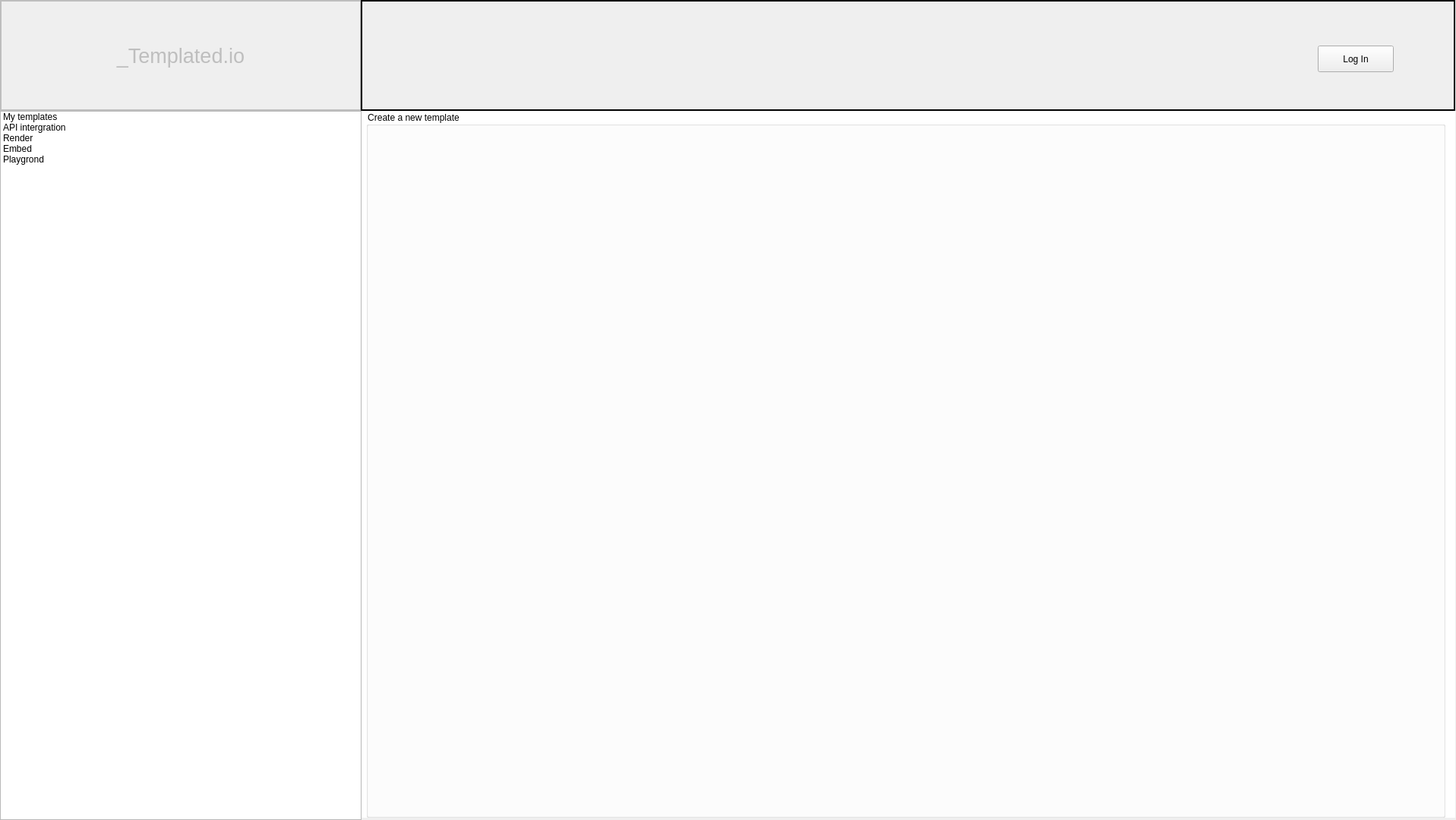
<?xml version="1.0" encoding="UTF-8"?>
<ui version="4.0">
 <class>MainWindow</class>
 <widget class="QMainWindow" name="MainWindow">
  <property name="geometry">
   <rect>
    <x>0</x>
    <y>0</y>
    <width>1917</width>
    <height>1080</height>
   </rect>
  </property>
  <property name="windowTitle">
   <string>MainWindow</string>
  </property>
  <widget class="QWidget" name="centralwidget">
   <widget class="QFrame" name="frame">
    <property name="enabled">
     <bool>false</bool>
    </property>
    <property name="geometry">
     <rect>
      <x>0</x>
      <y>0</y>
      <width>476</width>
      <height>146</height>
     </rect>
    </property>
    <property name="minimumSize">
     <size>
      <width>450</width>
      <height>120</height>
     </size>
    </property>
    <property name="maximumSize">
     <size>
      <width>476</width>
      <height>146</height>
     </size>
    </property>
    <property name="frameShape">
     <enum>QFrame::Box</enum>
    </property>
    <property name="frameShadow">
     <enum>QFrame::Plain</enum>
    </property>
    <property name="lineWidth">
     <number>2</number>
    </property>
    <property name="midLineWidth">
     <number>0</number>
    </property>
    <layout class="QHBoxLayout" name="horizontalLayout">
     <item>
      <widget class="QLabel" name="label_2">
       <property name="enabled">
        <bool>false</bool>
       </property>
       <property name="minimumSize">
        <size>
         <width>450</width>
         <height>120</height>
        </size>
       </property>
       <property name="font">
        <font>
         <pointsize>20</pointsize>
        </font>
       </property>
       <property name="text">
        <string>_Templated.io</string>
       </property>
       <property name="alignment">
        <set>Qt::AlignCenter</set>
       </property>
       <property name="wordWrap">
        <bool>false</bool>
       </property>
      </widget>
     </item>
    </layout>
   </widget>
   <widget class="QFrame" name="frame_2">
    <property name="enabled">
     <bool>true</bool>
    </property>
    <property name="geometry">
     <rect>
      <x>475</x>
      <y>0</y>
      <width>1441</width>
      <height>146</height>
     </rect>
    </property>
    <property name="frameShape">
     <enum>QFrame::Box</enum>
    </property>
    <property name="frameShadow">
     <enum>QFrame::Plain</enum>
    </property>
    <property name="lineWidth">
     <number>2</number>
    </property>
    <widget class="QPushButton" name="pushButton">
     <property name="geometry">
      <rect>
       <x>1260</x>
       <y>60</y>
       <width>100</width>
       <height>35</height>
      </rect>
     </property>
     <property name="text">
      <string>Log In</string>
     </property>
     <property name="icon">
      <iconset>
       <normaloff>../Downloads/IPR img/Icons/login.png</normaloff>../Downloads/IPR img/Icons/login.png</iconset>
     </property>
    </widget>
   </widget>
   <widget class="QStackedWidget" name="stackedWidget">
    <property name="geometry">
     <rect>
      <x>475</x>
      <y>146</y>
      <width>1441</width>
      <height>931</height>
     </rect>
    </property>
    <property name="styleSheet">
     <string notr="true">background-color: rgb(255, 255, 255);</string>
    </property>
    <widget class="QWidget" name="page">
     <widget class="QGroupBox" name="New_template">
      <property name="geometry">
       <rect>
        <x>7</x>
        <y>0</y>
        <width>1421</width>
        <height>931</height>
       </rect>
      </property>
      <property name="title">
       <string>Create a new template</string>
      </property>
     </widget>
    </widget>
    <widget class="QWidget" name="page_2"/>
   </widget>
   <widget class="QListWidget" name="listWidget">
    <property name="geometry">
     <rect>
      <x>0</x>
      <y>146</y>
      <width>476</width>
      <height>934</height>
     </rect>
    </property>
    <item>
     <property name="text">
      <string>My templates</string>
     </property>
     <property name="icon">
      <iconset>
       <normaloff>C:/Users/Admin/Downloads/IPR img/Icons/template.png</normaloff>C:/Users/Admin/Downloads/IPR img/Icons/template.png</iconset>
     </property>
    </item>
    <item>
     <property name="text">
      <string>API intergration</string>
     </property>
     <property name="icon">
      <iconset>
       <normaloff>C:/Users/Admin/Downloads/IPR img/Icons/API.png</normaloff>C:/Users/Admin/Downloads/IPR img/Icons/API.png</iconset>
     </property>
    </item>
    <item>
     <property name="text">
      <string>Render</string>
     </property>
     <property name="icon">
      <iconset>
       <normaloff>C:/Users/Admin/Downloads/IPR img/Icons/file.png</normaloff>C:/Users/Admin/Downloads/IPR img/Icons/file.png</iconset>
     </property>
    </item>
    <item>
     <property name="text">
      <string>Embed</string>
     </property>
     <property name="icon">
      <iconset>
       <normaloff>C:/Users/Admin/Downloads/IPR img/Icons/rendering.png</normaloff>C:/Users/Admin/Downloads/IPR img/Icons/rendering.png</iconset>
     </property>
    </item>
    <item>
     <property name="text">
      <string>Playgrond</string>
     </property>
     <property name="icon">
      <iconset>
       <normaloff>C:/Users/Admin/Downloads/IPR img/Icons/play.png</normaloff>C:/Users/Admin/Downloads/IPR img/Icons/play.png</iconset>
     </property>
    </item>
   </widget>
  </widget>
 </widget>
 <resources/>
 <connections/>
</ui>
